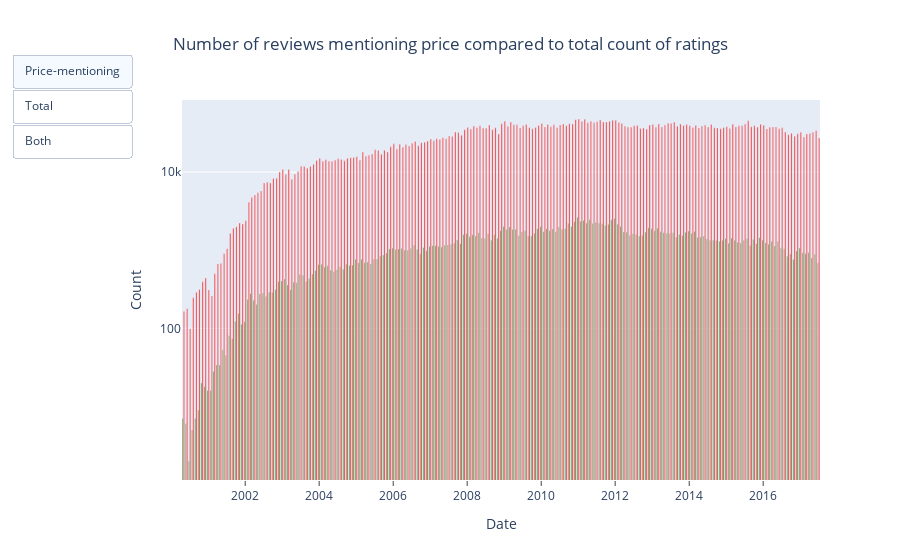

This figure's notebook cell:
### Code cell
#Plot how many price mentioning results we have:
fig_1 = px.bar(monthly_counts_price_reviews, x='month_year', y='beer_name', log_y=True)
fig_1.update_traces(marker_color='green')

#Plot the total number of reviews
fig_2 = px.bar(monthly_counts_US_reviews, x='month_year', y='beer_name', log_y=True)
fig_2.update_traces(marker_color='red')

#Put them into the same figure
fig2 = go.Figure(data = fig_1.data + fig_2.data)
#For better visualization a logarithmic axis is used.
fig2.update_yaxes(
    type="log",
    dtick=2)
fig2.update_xaxes(ticks="outside",)
fig2.update_layout(
    xaxis_title="Date", yaxis_title="Count",
    title= "Number of reviews mentioning price compared to total count of ratings",
    #position title in the center
    title_x=0.5,
)


'''
fig2.update_layout(
    updatemenus=[
        dict(
            type="buttons",
            #If buttons are arranged on top or beside
            direction="down",
            #set positions
            x=-0.08,
            y= 1.12,
            buttons=list([
                dict(
                    label="Reviews mentioning <br> price",
                    method="restyle",
                    visible=True,
                    args=[{"visible": False},{"title": "Reviews mentioning price",}, [0]], 
                    args2=[{"visible": True}, {"title": "Reviews mentioning price",}, [0]],      
                    ),
                dict(
                    label="Total reviews",
                    method="restyle",
                    visible=True,
                    args=[{"visible": False}, [1]],
                    args2=[{"visible": True}, {"title": "Total number of reviews",}, [1]],       
                    ),

                dict(
                    label="Both",
                    method="restyle",
                    visible=True,
                    args=[{"visible": False}, [0,1]], 
                    args2=[{"visible": True}, {"title": "Number of reviews mentioning price compared to total count of ratings",}, [0,1]],
                    ),
            ]),
        )
    ])
'''"plots for html"
fig2.update_layout(
    updatemenus=[
        dict(
            type="buttons",
            #If buttons are arranged on top or beside
            direction="down",
            #set positions
            x=-0.08,
            y= 1.12,
            buttons=list([
                dict(
                    label="Price-mentioning",
                    method="update",
                    args=[{"visible": [True, False]},
                            {"title": "Number of reviews mentioning price related words"}]),
                dict(label="Total",
                    method="update",
                    args=[{"visible": [False, True]},
                            {"title": "Total number of reviews",
                            }]),
                dict(label="Both",
                    method="update",
                    args=[{"visible": [True, True]},
                            {"title": "Number of reviews mentioning price compared to total count of ratings",
                            }]),
            ]),
        )
    ])

fig2.update_layout(
    paper_bgcolor='rgba(0,0,0,0)',
)
fig2.show()

### Figure 1 — Plotly figure (JSON) as saved in the notebook; plotly's stock layout.template omitted (floating-point values rounded to 4 significant figures; data arrays with more than 128 entries replaced by an {"elided": "..."} marker saying what was removed)
{"data": [{"alignmentgroup": "True", "hovertemplate": "month_year=%{x}<br>beer_name=%{y}<extra></extra>", "legendgroup": "", "marker": {"color": "green", "pattern": {"shape": ""}}, "name": "", "offsetgroup": "", "orientation": "v", "showlegend": false, "textposition": "auto", "type": "bar", "x": {"elided": "207 str values"}, "xaxis": "x", "y": {"elided": "207 int values"}, "yaxis": "y"}, {"alignmentgroup": "True", "hovertemplate": "month_year=%{x}<br>beer_name=%{y}<extra></extra>", "legendgroup": "", "marker": {"color": "red", "pattern": {"shape": ""}}, "name": "", "offsetgroup": "", "orientation": "v", "showlegend": false, "textposition": "auto", "type": "bar", "x": {"elided": "207 str values"}, "xaxis": "x", "y": {"elided": "207 int values"}, "yaxis": "y"}], "layout": {"paper_bgcolor": "rgba(0,0,0,0)", "title": {"text": "Number of reviews mentioning price compared to total count of ratings", "x": 0.5}, "updatemenus": [{"buttons": [{"args": [{"visible": [true, false]}, {"title": "Number of reviews mentioning price related words"}], "label": "Price-mentioning", "method": "update"}, {"args": [{"visible": [false, true]}, {"title": "Total number of reviews"}], "label": "Total", "method": "update"}, {"args": [{"visible": [true, true]}, {"title": "Number of reviews mentioning price compared to total count of ratings"}], "label": "Both", "method": "update"}], "direction": "down", "type": "buttons", "x": -0.08, "y": 1.12}], "xaxis": {"ticks": "outside", "title": {"text": "Date"}}, "yaxis": {"dtick": 2, "title": {"text": "Count"}, "type": "log"}}}
